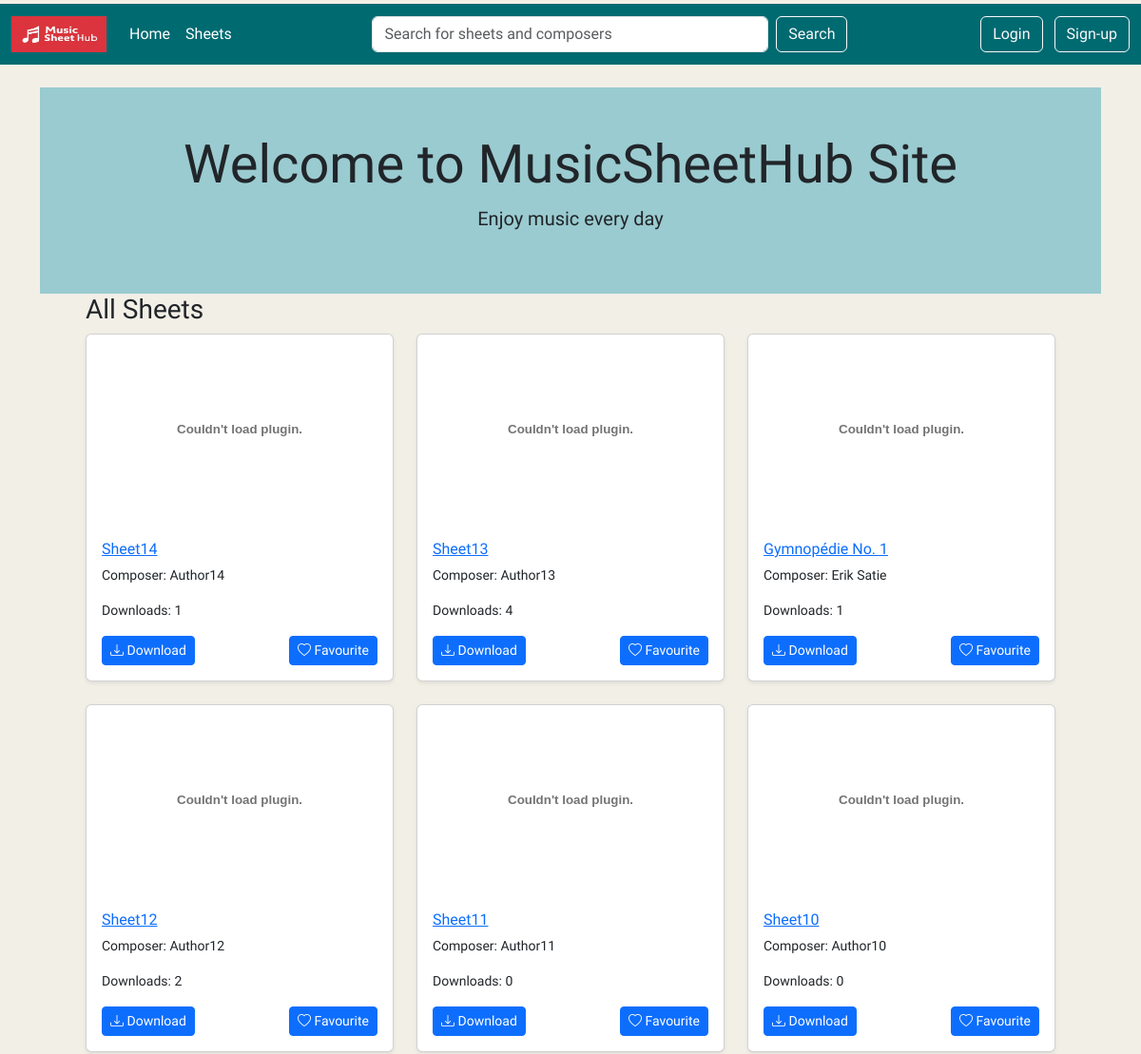
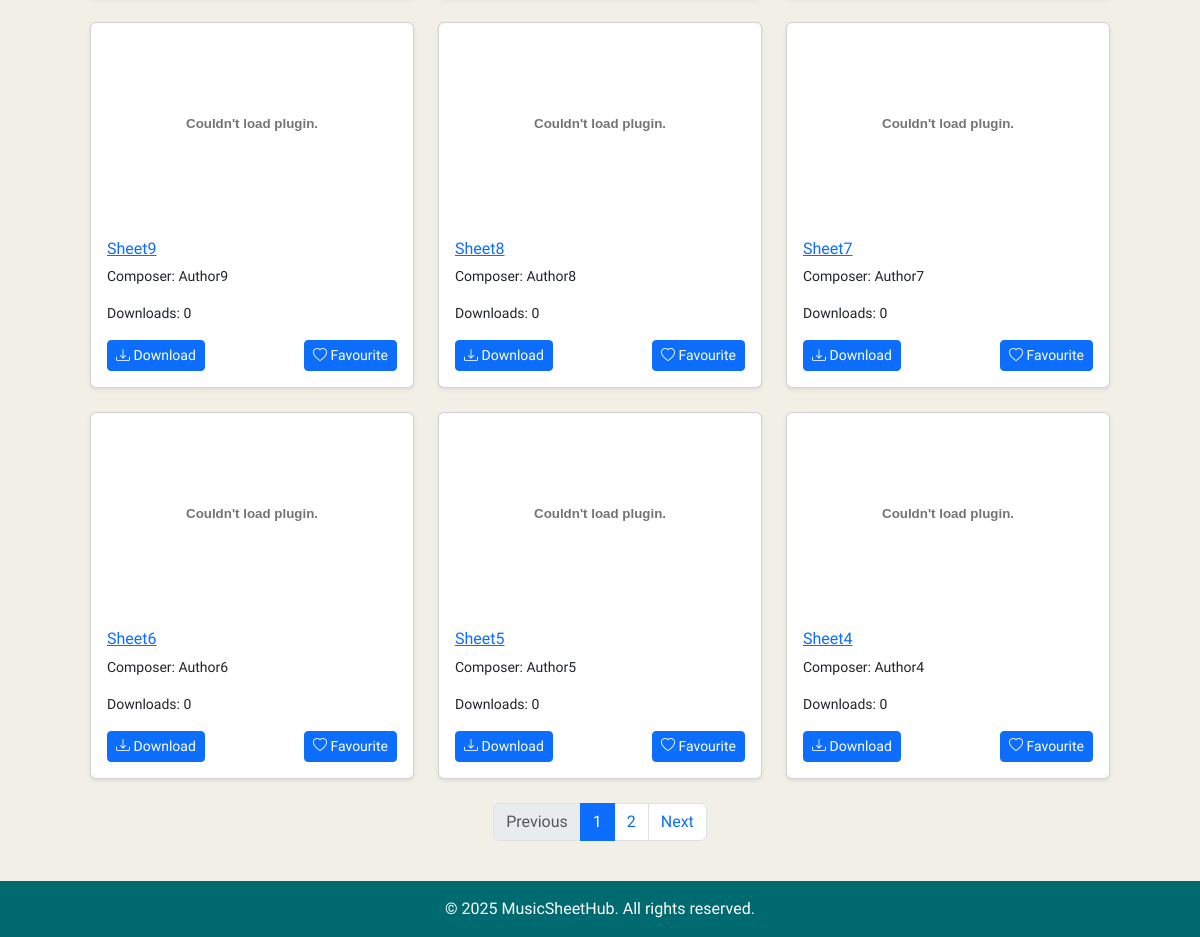
Page /sheets on the committed database (2 pictures, top to bottom).
### tables this page shows
CREATE TABLE Sheets (id INTEGER PRIMARY KEY AUTOINCREMENT, sheetname TEXT (50), composer TEXT (50), instrument TEXT (50), filename TEXT (50), uploader_id INTEGER REFERENCES Users (id), download_count INTEGER DEFAULT (0), created_at TEXT DEFAULT (CURRENT_TIMESTAMP));

### app.py (the view)
@app.route('/sheets')
def sheets():
    page = request.args.get('page', 1, type=int)
    per_page = 12
    offset = (page - 1) * per_page
    db = get_db()
    cursor = db.cursor()
    cursor.execute('''
        SELECT id, filename, sheetname, composer, instrument, download_count
        FROM sheets
        ORDER BY created_at DESC
        LIMIT ? OFFSET ?''', (per_page, offset))
    results = cursor.fetchall()
    cursor.execute("SELECT COUNT(*) FROM sheets")
    total_sheets = cursor.fetchone()[0]
    total_pages = (total_sheets + per_page - 1) // per_page
    return render_template(
        'sheets.html', sheets=results, page=page, total_pages=total_pages)

### app.py (called while the page is built)
def get_db():
    db = getattr(g, '_database', None)
    if db is None:
        db = g._database = sqlite3.connect(DATABASE)
    return db

@app.teardown_appcontext
def close_connection(exception):
    db = getattr(g, '_database', None)
    if db is not None:
        db.close()

### templates/sheets.html
{% extends 'base.html' %}
{% block content %}
<header class="py-5 text-center" style="background-color: #9ACBD0;">
    <div class="container">
        <h1 class="display-4">Welcome to MusicSheetHub Site</h1>
        <p class="lead">Enjoy music every day</p>
    </div>
 </header>
 <div class="container px-4 px-md-5">
    <h3>All Sheets</h3>
    <div class="row row-cols-1 row-cols-md-3 g-4">
        {% for sheet in sheets %}
            <div class="col">
                <div class="card h-100 shadow-sm">
                    {% set ext = sheet[1].split('.')[-1].lower() %}
                    {% if ext in ['jpg', 'jpeg', 'png', 'gif'] %}
                    <img src="{{ url_for('preview_file', filename=sheet[1]) }}" class="card-img-top" alt="Sheet Thumbnail"
                        style="height: 200px; object-fit: cover;">
                    {% elif ext == 'pdf' %}
                    <embed src="{{ url_for('preview_file', filename=sheet[1]) }}" type="application/pdf" width="100%"
                        height="200px" />
                    {% endif %}
                    <div class="card-body">
                        <a href="{{ url_for('sheet_detail', sheet_id=sheet[0]) }}">
                            <h6 class="card-title text-truncate">{{ sheet[2] }}</h6>
                        </a>
                        <p class="card-text small">Composer: {{ sheet[3] or "N/A" }}</p>
                        <p class="card-text small">Downloads: {{ sheet[5] }}</p>
                        <div class="d-flex justify-content-between mt-3">
                            <a href="{{ url_for('download_file', sheet_id=sheet[0]) }}" class="btn btn-sm btn-primary">
                            <i class="bi bi-download"></i> Download
                            </a>
                            <a href="{{ url_for('favourite_file', sheet_id=sheet[0]) }}" class="btn btn-sm btn-primary">
                            <i class="bi bi-heart"></i> Favourite
                            </a>
                        </div>
                    </div>
                </div>
            </div>
        {% endfor %}
    </div>
    <nav class="mt-4">
        <ul class="pagination justify-content-center">
            {% if page > 1 %}
            <li class="page-item">
                <a class="page-link" href="{{ url_for('sheets', page=page-1) }}">Previous</a>
            </li>
            {% else %}
            <li class="page-item disabled">
                <span class="page-link">Previous</span>
            </li>
            {% endif %}
            {% for p in range(1, total_pages + 1) %}
            <li class="page-item {% if p == page %}active{% endif %}">
                <a class="page-link" href="{{ url_for('sheets', page=p) }}">{{ p }}</a>
            </li>
            {% endfor %}
            {% if page < total_pages %}
            <li class="page-item">
                <a class="page-link" href="{{ url_for('sheets', page=page+1) }}">Next</a>
            </li>
            {% else %}
            <li class="page-item disabled">
                <span class="page-link">Next</span>
            </li>
            {% endif %}
        </ul>
    </nav>
</div>
{% endblock %}

### templates/base.html (shortened to what this page needs)
<!DOCTYPE html>
<html lang="en">
<head>
    <link href="https://cdn.jsdelivr.net/npm/bootstrap@5.3.6/dist/css/bootstrap.min.css" rel="stylesheet">
    <link href="https://cdn.jsdelivr.net/npm/bootstrap-icons@1.10.5/font/bootstrap-icons.css" rel="stylesheet">
</head>
<body>
    {% include 'nav.html' %}
    <main class="container my-4">
        {% block content %}{% endblock %}
    </main>
    {% include 'footer.html' %}
</body>
</html>

### templates/nav.html (shortened to what this page needs)
<nav class="navbar navbar-expand-lg navbar-dark mt-1" style="background-color: #006A71;">
    <div class="container-fluid">
        <a class="navbar-brand" href="#">
            <img src="/static/images/MusicSheetHub.jpg" width="100" height="38" class="d-inline-block align-top"
                alt="Bootstrap" loading="lazy">
        </a>
        <div class="collapse navbar-collapse justify-content-between" id="navbarSupportedContent2">
            <ul class="navbar-nav">
                <li class="nav-item">
                    <a class="nav-link active" aria-current="page" href="{{url_for('home')}}">Home</a>
                </li>
                <li class="nav-item">
                    <a class="nav-link active" aria-current="page" href="{{url_for('sheets')}}">Sheets</a>
                </li>
            </ul>
            <form class="d-flex mx-auto" role="search" style="max-width: 500px; width: 100%;", action="{{ url_for('search') }}" method="GET">
                <input class="form-control me-2" type="search" name="query" placeholder="Search for sheets and composers" aria-label="Search">
                <button class="btn btn-outline-light" type="submit">Search</button>
            </form>
             <div class="text-end">
                {% if session.get('username') %}
                <div class="dropdown">
                    <button class="btn text-white dropdown-toggle d-flex align-items-center gap-2" type="button"
                    data-bs-toggle="dropdown" aria-expanded="false">
                        <div class="rounded-circle bg-light text-primary fw-bold d-flex justify-content-center align-items-center"
                        style="width: 32px; height: 32px;">
                        {{ session['username'][0]|upper }}
                        </div>
                        {{ session['username'] }}
                    </button>
                    <ul class="dropdown-menu dropdown-menu-end">
                        <li><a class="dropdown-item" href="{{url_for('profile') }}">Profile</a></li>
                        <li> <hr class="dropdown-divider"></li>
                        <li><a class="dropdown-item" href="{{url_for('logout') }}">Logout</a></li>
                    </ul>
                </div>
                {% else %}
                <a href="{{ url_for('login') }}" class="btn btn-outline-light me-2">Login</a>
                <a href="{{ url_for('signup') }}" class="btn btn-outline-light">Sign-up</a>
                {% endif %}
             </div>
        </div>
    </div>
</nav>

### templates/footer.html
<footer class="mt-auto text-white text-center py-3" style="background-color: #006A71">
    <div class="container">
        <p class="mb-0">© 2025 MusicSheetHub. All rights reserved.</p>
    </div>
</footer>

### templates/base.html (style rules this page uses)
html, body { height: 100%; margin: 0; background-color: #F2EFE7; font-family: 'Inria Sans', sans-serif; }
body { display: flex; flex-direction: column; }
main { flex: 1; }

### rows in the picture
Sheets: sheetname "Sheet14", composer "Author14", download_count "1"
Sheets: sheetname "Sheet13", composer "Author13", download_count "4"
Sheets: sheetname "Gymnopédie No. 1", composer "Erik Satie", download_count "1"
Sheets: sheetname "Sheet12", composer "Author12", download_count "2"
Sheets: sheetname "Sheet11", composer "Author11", download_count "0"
Sheets: sheetname "Sheet10", composer "Author10", download_count "0"
Sheets: sheetname "Sheet9", composer "Author9", download_count "0"
Sheets: sheetname "Sheet8", composer "Author8", download_count "0"
Sheets: sheetname "Sheet7", composer "Author7", download_count "0"
Sheets: sheetname "Sheet6", composer "Author6", download_count "0"
Sheets: sheetname "Sheet5", composer "Author5", download_count "0"
Sheets: sheetname "Sheet4", composer "Author4", download_count "0"

### other values in the picture
{{ p }} "1" "2"
